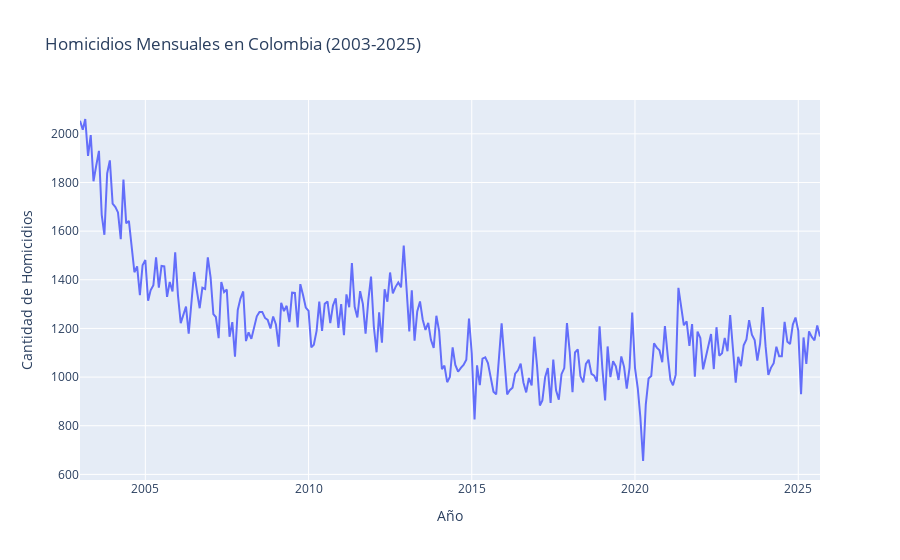

Source (notebook cell):
### Code cell
# --- Importaciones ---
import plotly.express as px
import plotly.graph_objects as go
from plotly.subplots import make_subplots
import matplotlib.pyplot as plt
import seaborn as sns
from statsmodels.tsa.seasonal import seasonal_decompose
from statsmodels.graphics.tsaplots import plot_acf, plot_pacf

# Asumiendo que 'df_monthly' ya está cargado en memoria

# --- 1. Gráfico de la Serie Temporal (Evolución) con Plotly ---
print("--- 1. Gráfico Interactivo de Evolución de Homicidios Mensuales (Plotly) ---")

fig1 = px.line(df_monthly, x=df_monthly.index, y='CANTIDAD', 
               title='Homicidios Mensuales en Colombia (2003-2025)')
fig1.update_xaxes(title_text='Año')
fig1.update_yaxes(title_text='Cantidad de Homicidios')
fig1.update_layout(hovermode="x unified") # Mejora el tooltip
fig1.show()

### Figure 1 — Plotly figure (JSON) as saved in the notebook; plotly's stock layout.template omitted (floating-point values rounded to 4 significant figures; data arrays with more than 128 entries replaced by an {"elided": "..."} marker saying what was removed)
{"data": [{"hovertemplate": "FECHA HECHO=%{x}<br>CANTIDAD=%{y}<extra></extra>", "legendgroup": "", "line": {"color": "#636efa", "dash": "solid"}, "marker": {"symbol": "circle"}, "mode": "lines", "name": "", "orientation": "v", "showlegend": false, "type": "scatter", "x": {"elided": "273 str values"}, "xaxis": "x", "y": {"elided": "273 int values"}, "yaxis": "y"}], "layout": {"hovermode": "x unified", "legend": {"tracegroupgap": 0}, "title": {"text": "Homicidios Mensuales en Colombia (2003-2025)"}, "xaxis": {"anchor": "y", "domain": [0, 1], "title": {"text": "Año"}}, "yaxis": {"anchor": "x", "domain": [0, 1], "title": {"text": "Cantidad de Homicidios"}}}}
